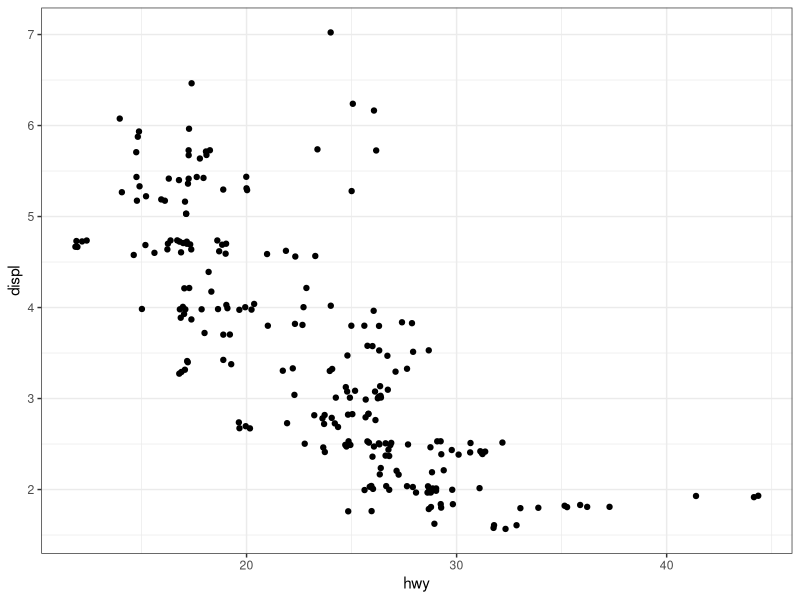
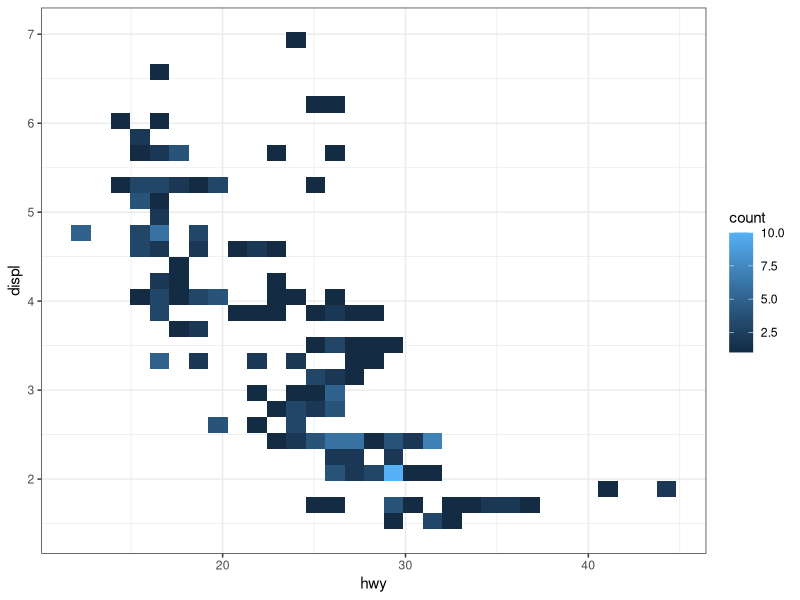
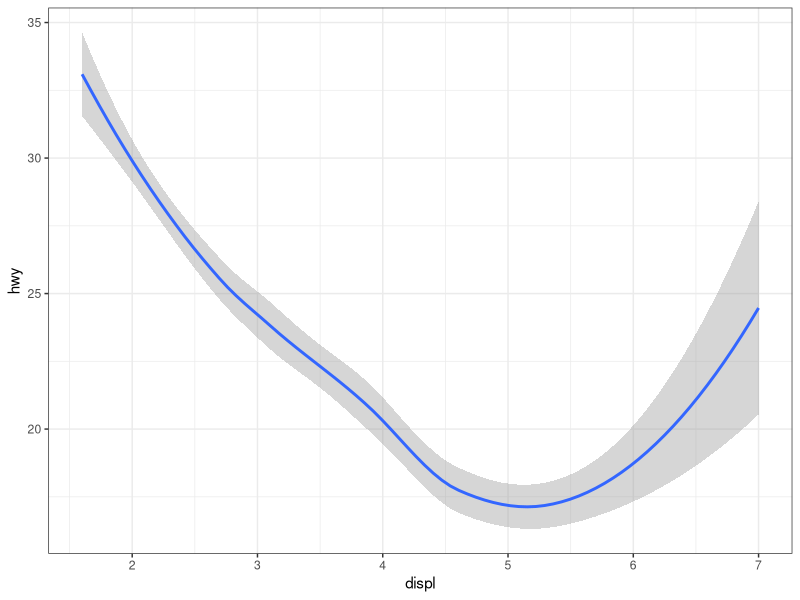
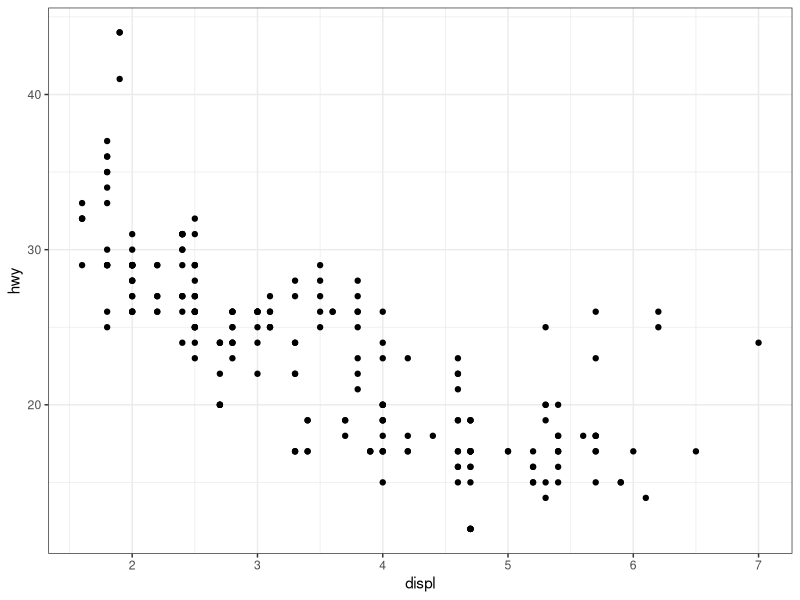
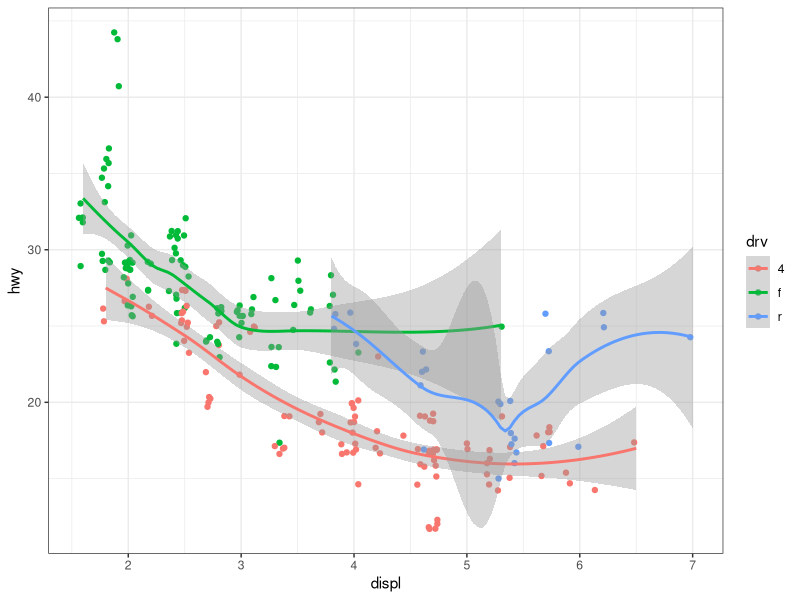
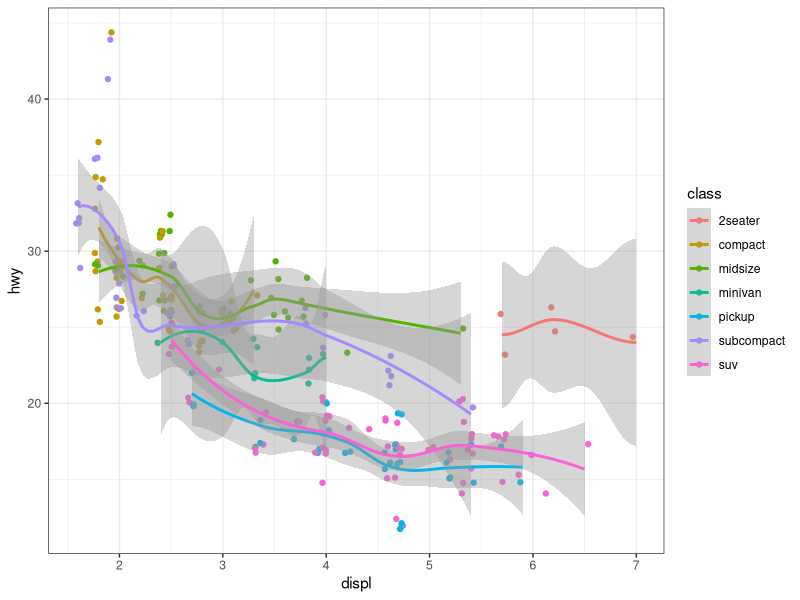
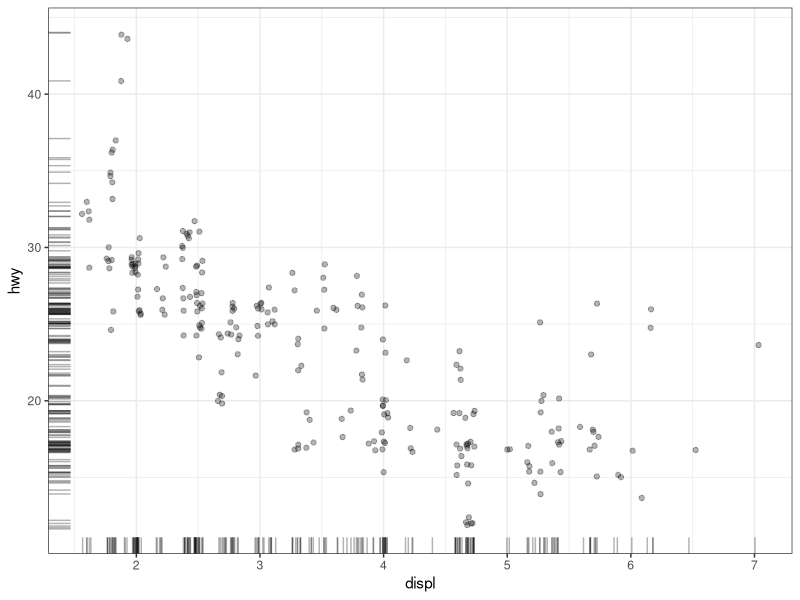
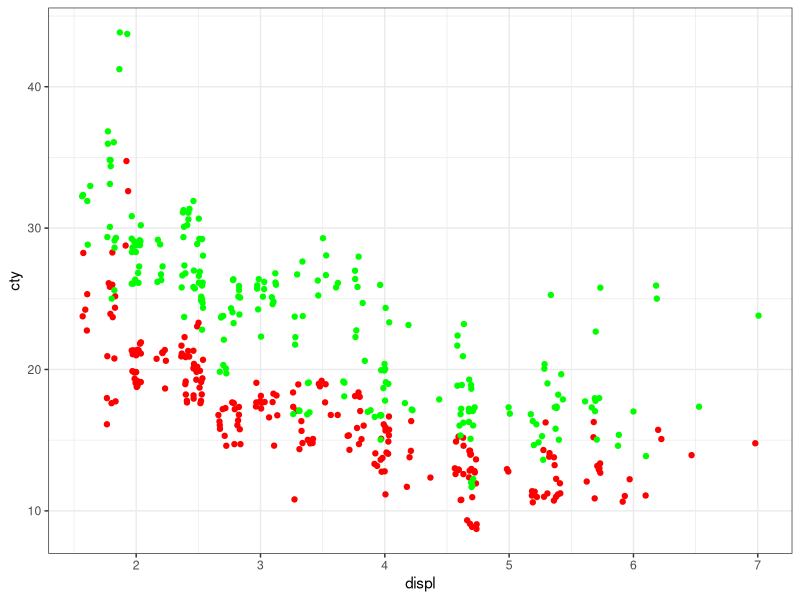

Here is the R script that generated these plots, in order:
library(tidyverse)
theme_set(theme_bw())

mpg_plot <- ggplot(data = mpg)

mpg_plot +
  geom_jitter(mapping = aes(x = hwy, y = displ))

mpg_plot +
  geom_bin2d(mapping = aes(x = hwy, y = displ))

mpg_plot +
  geom_smooth(mapping = aes(x = displ, y = hwy))

ggplot(mpg) +
  geom_point(aes(x = displ, y = hwy)) +
  geom_rug()

ggplot(data = mpg) +
  geom_jitter(mapping = aes(x = displ, y = hwy, color = drv)) +
  geom_smooth(mapping = aes(x = displ, y = hwy, color = drv))

ggplot(data = mpg) +
  geom_jitter(mapping = aes(x = displ, y = hwy, color = class)) +
  geom_smooth(mapping = aes(x = displ, y = hwy, color = class))

ggplot(
  mpg,
  aes(x = displ, y = hwy)
) +
  geom_point(
    alpha = 0.3,
    position = "jitter"
  ) +
  geom_rug(
    alpha = 0.3,
    position = "jitter"
  )

ggplot(mpg) +
  geom_jitter(aes(displ, cty), color = "red") +
  geom_jitter(aes(displ, hwy), color = "green")
